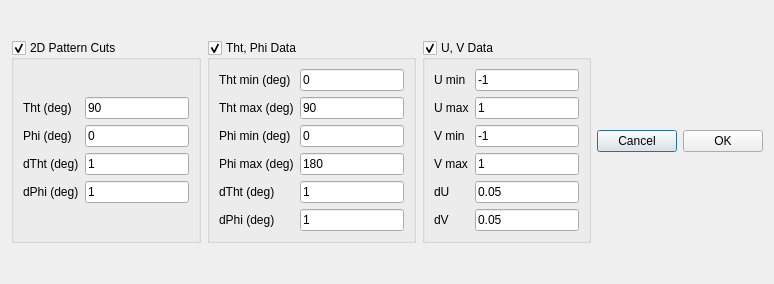
<?xml version="1.0" encoding="UTF-8"?>
<ui version="4.0">
 <class>Dialog</class>
 <widget class="QDialog" name="Dialog">
  <property name="geometry">
   <rect>
    <x>0</x>
    <y>0</y>
    <width>774</width>
    <height>284</height>
   </rect>
  </property>
  <property name="windowTitle">
   <string>Dialog</string>
  </property>
  <layout class="QGridLayout" name="gridLayout_6">
   <item row="0" column="0">
    <widget class="QGroupBox" name="groupBox">
     <property name="title">
      <string>2D Pattern Cuts</string>
     </property>
     <property name="checkable">
      <bool>true</bool>
     </property>
     <layout class="QGridLayout" name="gridLayout_2">
      <item row="0" column="0">
       <layout class="QGridLayout" name="gridLayout">
        <item row="2" column="1">
         <widget class="QLineEdit" name="lineEdit_3">
          <property name="text">
           <string>1</string>
          </property>
         </widget>
        </item>
        <item row="0" column="0">
         <widget class="QLabel" name="label">
          <property name="text">
           <string>Tht (deg)</string>
          </property>
         </widget>
        </item>
        <item row="2" column="0">
         <widget class="QLabel" name="label_3">
          <property name="text">
           <string>dTht (deg)</string>
          </property>
         </widget>
        </item>
        <item row="1" column="1">
         <widget class="QLineEdit" name="lineEdit_2">
          <property name="text">
           <string>0</string>
          </property>
         </widget>
        </item>
        <item row="0" column="1">
         <widget class="QLineEdit" name="lineEdit">
          <property name="text">
           <string>90</string>
          </property>
         </widget>
        </item>
        <item row="1" column="0">
         <widget class="QLabel" name="label_2">
          <property name="text">
           <string>Phi (deg)</string>
          </property>
         </widget>
        </item>
        <item row="3" column="0">
         <widget class="QLabel" name="label_4">
          <property name="text">
           <string>dPhi (deg)</string>
          </property>
         </widget>
        </item>
        <item row="3" column="1">
         <widget class="QLineEdit" name="lineEdit_4">
          <property name="text">
           <string>1</string>
          </property>
         </widget>
        </item>
       </layout>
      </item>
     </layout>
    </widget>
   </item>
   <item row="0" column="1">
    <widget class="QGroupBox" name="groupBox_2">
     <property name="title">
      <string>Tht, Phi Data </string>
     </property>
     <property name="checkable">
      <bool>true</bool>
     </property>
     <layout class="QGridLayout" name="gridLayout_4">
      <item row="0" column="0">
       <layout class="QGridLayout" name="gridLayout_3">
        <item row="3" column="1">
         <widget class="QLineEdit" name="lineEdit_8">
          <property name="text">
           <string>180</string>
          </property>
         </widget>
        </item>
        <item row="1" column="1">
         <widget class="QLineEdit" name="lineEdit_6">
          <property name="text">
           <string>90</string>
          </property>
         </widget>
        </item>
        <item row="4" column="0">
         <widget class="QLabel" name="label_13">
          <property name="text">
           <string>dTht (deg)</string>
          </property>
         </widget>
        </item>
        <item row="0" column="0">
         <widget class="QLabel" name="label_5">
          <property name="text">
           <string>Tht min (deg)</string>
          </property>
         </widget>
        </item>
        <item row="2" column="1">
         <widget class="QLineEdit" name="lineEdit_7">
          <property name="text">
           <string>0</string>
          </property>
         </widget>
        </item>
        <item row="0" column="1">
         <widget class="QLineEdit" name="lineEdit_5">
          <property name="text">
           <string>0</string>
          </property>
         </widget>
        </item>
        <item row="3" column="0">
         <widget class="QLabel" name="label_8">
          <property name="text">
           <string>Phi max (deg)</string>
          </property>
         </widget>
        </item>
        <item row="2" column="0">
         <widget class="QLabel" name="label_7">
          <property name="text">
           <string>Phi min (deg)</string>
          </property>
         </widget>
        </item>
        <item row="1" column="0">
         <widget class="QLabel" name="label_6">
          <property name="text">
           <string>Tht max (deg)</string>
          </property>
         </widget>
        </item>
        <item row="5" column="0">
         <widget class="QLabel" name="label_14">
          <property name="text">
           <string>dPhi (deg)</string>
          </property>
         </widget>
        </item>
        <item row="4" column="1">
         <widget class="QLineEdit" name="lineEdit_13">
          <property name="text">
           <string>1</string>
          </property>
         </widget>
        </item>
        <item row="5" column="1">
         <widget class="QLineEdit" name="lineEdit_14">
          <property name="text">
           <string>1</string>
          </property>
         </widget>
        </item>
       </layout>
      </item>
     </layout>
    </widget>
   </item>
   <item row="0" column="3">
    <layout class="QGridLayout" name="gridLayout_5">
     <item row="0" column="0">
      <widget class="QPushButton" name="pushButton">
       <property name="text">
        <string>Cancel</string>
       </property>
      </widget>
     </item>
     <item row="0" column="1">
      <widget class="QPushButton" name="pushButton_2">
       <property name="text">
        <string>OK</string>
       </property>
      </widget>
     </item>
    </layout>
   </item>
   <item row="0" column="2">
    <widget class="QGroupBox" name="groupBox_3">
     <property name="title">
      <string>U, V Data</string>
     </property>
     <property name="checkable">
      <bool>true</bool>
     </property>
     <layout class="QGridLayout" name="gridLayout_7">
      <item row="0" column="0">
       <layout class="QGridLayout" name="gridLayout_8">
        <item row="3" column="1">
         <widget class="QLineEdit" name="lineEdit_9">
          <property name="text">
           <string>1</string>
          </property>
         </widget>
        </item>
        <item row="1" column="1">
         <widget class="QLineEdit" name="lineEdit_10">
          <property name="text">
           <string>1</string>
          </property>
         </widget>
        </item>
        <item row="4" column="0">
         <widget class="QLabel" name="label_15">
          <property name="text">
           <string>dU</string>
          </property>
         </widget>
        </item>
        <item row="0" column="0">
         <widget class="QLabel" name="label_9">
          <property name="text">
           <string>U min</string>
          </property>
         </widget>
        </item>
        <item row="2" column="1">
         <widget class="QLineEdit" name="lineEdit_11">
          <property name="text">
           <string>-1</string>
          </property>
         </widget>
        </item>
        <item row="0" column="1">
         <widget class="QLineEdit" name="lineEdit_12">
          <property name="text">
           <string>-1</string>
          </property>
         </widget>
        </item>
        <item row="3" column="0">
         <widget class="QLabel" name="label_10">
          <property name="text">
           <string>V max</string>
          </property>
         </widget>
        </item>
        <item row="2" column="0">
         <widget class="QLabel" name="label_11">
          <property name="text">
           <string>V min</string>
          </property>
         </widget>
        </item>
        <item row="1" column="0">
         <widget class="QLabel" name="label_12">
          <property name="text">
           <string>U max</string>
          </property>
         </widget>
        </item>
        <item row="5" column="0">
         <widget class="QLabel" name="label_16">
          <property name="text">
           <string>dV</string>
          </property>
         </widget>
        </item>
        <item row="4" column="1">
         <widget class="QLineEdit" name="lineEdit_15">
          <property name="text">
           <string>0.05</string>
          </property>
         </widget>
        </item>
        <item row="5" column="1">
         <widget class="QLineEdit" name="lineEdit_16">
          <property name="text">
           <string>0.05</string>
          </property>
         </widget>
        </item>
       </layout>
      </item>
     </layout>
    </widget>
   </item>
  </layout>
 </widget>
 <resources/>
 <connections/>
</ui>
